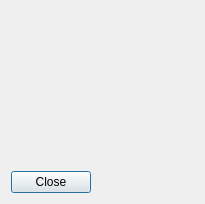
<?xml version="1.0" encoding="UTF-8"?>
<ui version="4.0">
 <class>Dialog</class>
 <widget class="QDialog" name="Dialog">
  <property name="geometry">
   <rect>
    <x>0</x>
    <y>0</y>
    <width>205</width>
    <height>204</height>
   </rect>
  </property>
  <property name="windowTitle">
   <string/>
  </property>
  <layout class="QGridLayout" name="gridLayout">
   <item row="0" column="0">
    <widget class="QLabel" name="label">
     <property name="sizePolicy">
      <sizepolicy hsizetype="Expanding" vsizetype="Expanding">
       <horstretch>0</horstretch>
       <verstretch>0</verstretch>
      </sizepolicy>
     </property>
     <property name="text">
      <string/>
     </property>
     <property name="textFormat">
      <enum>Qt::PlainText</enum>
     </property>
     <property name="alignment">
      <set>Qt::AlignLeading|Qt::AlignLeft|Qt::AlignVCenter</set>
     </property>
     <property name="margin">
      <number>2</number>
     </property>
     <property name="textInteractionFlags">
      <set>Qt::LinksAccessibleByMouse|Qt::TextSelectableByMouse</set>
     </property>
    </widget>
   </item>
   <item row="1" column="0">
    <widget class="QDialogButtonBox" name="buttonBox">
     <property name="layoutDirection">
      <enum>Qt::RightToLeft</enum>
     </property>
     <property name="orientation">
      <enum>Qt::Horizontal</enum>
     </property>
     <property name="standardButtons">
      <set>QDialogButtonBox::Close</set>
     </property>
    </widget>
   </item>
  </layout>
 </widget>
 <resources/>
 <connections>
  <connection>
   <sender>buttonBox</sender>
   <signal>accepted()</signal>
   <receiver>Dialog</receiver>
   <slot>accept()</slot>
   <hints>
    <hint type="sourcelabel">
     <x>248</x>
     <y>254</y>
    </hint>
    <hint type="destinationlabel">
     <x>157</x>
     <y>274</y>
    </hint>
   </hints>
  </connection>
  <connection>
   <sender>buttonBox</sender>
   <signal>rejected()</signal>
   <receiver>Dialog</receiver>
   <slot>reject()</slot>
   <hints>
    <hint type="sourcelabel">
     <x>316</x>
     <y>260</y>
    </hint>
    <hint type="destinationlabel">
     <x>286</x>
     <y>274</y>
    </hint>
   </hints>
  </connection>
 </connections>
</ui>
